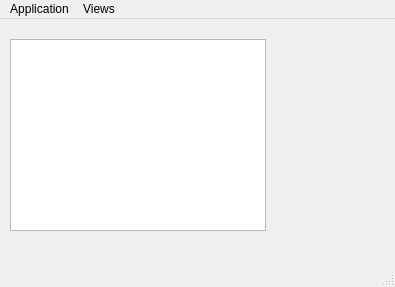
<?xml version="1.0" encoding="UTF-8"?>
<ui version="4.0">
 <class>Information</class>
 <widget class="QMainWindow" name="Information">
  <property name="geometry">
   <rect>
    <x>0</x>
    <y>0</y>
    <width>395</width>
    <height>287</height>
   </rect>
  </property>
  <property name="windowTitle">
   <string>Information</string>
  </property>
  <widget class="QWidget" name="centralwidget">
   <widget class="QListWidget" name="issueList">
    <property name="geometry">
     <rect>
      <x>10</x>
      <y>20</y>
      <width>256</width>
      <height>192</height>
     </rect>
    </property>
   </widget>
  </widget>
  <widget class="QMenuBar" name="menubar">
   <property name="geometry">
    <rect>
     <x>0</x>
     <y>0</y>
     <width>395</width>
     <height>30</height>
    </rect>
   </property>
   <widget class="QMenu" name="menuViews">
    <property name="title">
     <string>Views</string>
    </property>
    <addaction name="actionFile_Header_Information"/>
    <addaction name="actionOptional_Header"/>
    <addaction name="actionData_Directories"/>
    <addaction name="actionSection_Tables"/>
   </widget>
   <widget class="QMenu" name="menuApplication">
    <property name="title">
     <string>Application</string>
    </property>
    <addaction name="actionNew_File"/>
    <addaction name="actionClose"/>
   </widget>
   <addaction name="menuApplication"/>
   <addaction name="menuViews"/>
  </widget>
  <widget class="QStatusBar" name="statusbar"/>
  <action name="actionFile_Header_Information">
   <property name="text">
    <string>File Header</string>
   </property>
  </action>
  <action name="actionOptional_Header">
   <property name="text">
    <string>Optional Header</string>
   </property>
  </action>
  <action name="actionData_Directories">
   <property name="text">
    <string>Data Directories</string>
   </property>
  </action>
  <action name="actionSection_Tables">
   <property name="text">
    <string>Section Tables</string>
   </property>
  </action>
  <action name="actionClose">
   <property name="text">
    <string>Close</string>
   </property>
  </action>
  <action name="actionNew_File">
   <property name="text">
    <string>New File</string>
   </property>
  </action>
 </widget>
 <resources/>
 <connections/>
</ui>
